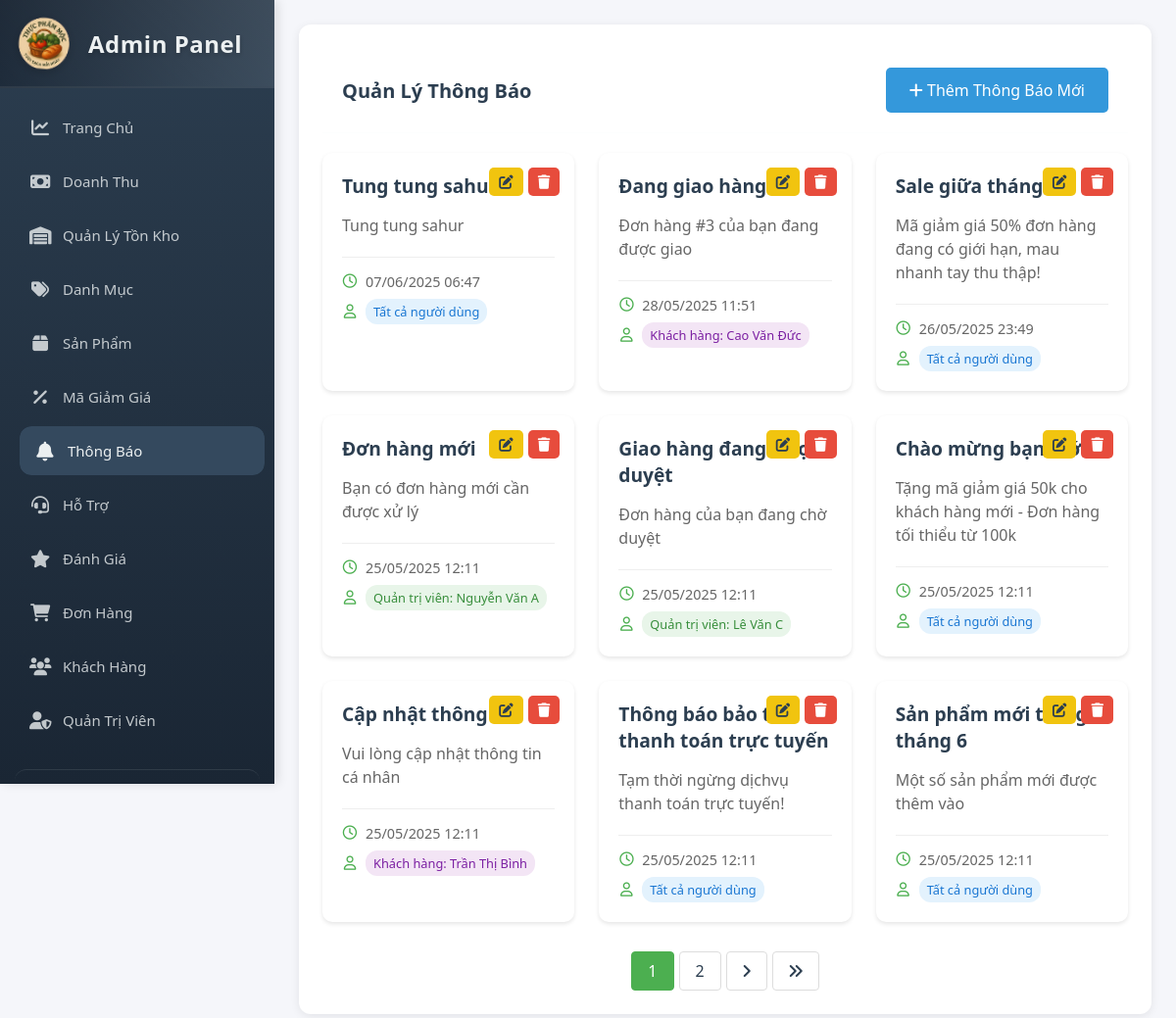
The app's page /QL_ThucPham/admin/notifications.php (signed in) with its own data.
### tables this page shows
CREATE TABLE `notifications` (
  `notification_id` int(11) NOT NULL,
  `subject` varchar(255) NOT NULL,
  `message` text NOT NULL,
  `recipient_type` varchar(50) NOT NULL DEFAULT 'all',
  `recipient_id` int(11) DEFAULT NULL,
  `notification_type` enum('system','order','promotion','support') NOT NULL DEFAULT 'system',
  `created_at` timestamp NOT NULL DEFAULT current_timestamp(),
  `read_at` timestamp NULL DEFAULT NULL
);

### QL_ThucPham/admin/notifications.php (the view, shortened to what this page needs)
<?php
$conn = getDBConnection();
$items_per_page = 9;
$page = isset($_GET['page']) ? (int)$_GET['page'] : 1;
$offset = ($page - 1) * $items_per_page;
$total_notifications = $conn->query("SELECT COUNT(*) as total FROM notifications")->fetch_assoc()['total'];
$total_pages = ceil($total_notifications / $items_per_page);
$notifications = $conn->query("
    SELECT n.*,
           CASE
               WHEN n.recipient_type = 'customer' THEN c.name
               WHEN n.recipient_type = 'admin' THEN a.name
               ELSE NULL
           END as recipient_name
    FROM notifications n
    LEFT JOIN customers c ON n.recipient_type = 'customer' AND n.recipient_id = c.customer_id
    LEFT JOIN administrators a ON n.recipient_type = 'admin' AND n.recipient_id = a.admin_id
    ORDER BY n.created_at DESC
    LIMIT $offset, $items_per_page
");
?>
<!DOCTYPE html>
<html lang="vi">
<head>
    <link rel="stylesheet" href="assets/css/admin-style.css">
    <link rel="stylesheet" href="https://cdnjs.cloudflare.com/ajax/libs/font-awesome/6.0.0/css/all.min.css">
</head>
<body>
    <div class="admin-container">
        <?php include 'sidebar.php'; ?>
        <main class="main-content">
            <div class="card">
                <div class="card-header">
                    <h2 class="card-title">Quản Lý Thông Báo</h2>
                    <button class="btn btn-primary" onclick="showAddNotificationForm()">
                        <i class="fas fa-plus"></i> Thêm Thông Báo Mới
                    </button>
                </div>
                <div class="notifications-grid">
                    <?php while ($notification = $notifications->fetch_assoc()): ?>
                        <div class="notification-card">
                            <div class="actions">
                                <button class="btn btn-warning" onclick='showEditNotificationForm(<?php echo json_encode($notification); ?>)'>
                                    <i class="fas fa-edit"></i>
                                </button>
                                <button class="btn btn-danger" onclick="confirmDeleteNotification(<?php echo $notification['notification_id']; ?>)">
                                    <i class="fas fa-trash"></i>
                                </button>
                            </div>
                            <h3><?php echo htmlspecialchars($notification['subject']); ?></h3>
                            <div class="notification-info">
                                <p><?php echo htmlspecialchars($notification['message']); ?></p>
                            </div>
                            <div class="notification-meta">
                                <div class="meta-item">
                                    <i class="far fa-clock"></i>
                                    <?php echo date('d/m/Y H:i', strtotime($notification['created_at'])); ?>
                                </div>
                                <div class="meta-item">
                                    <i class="far fa-user"></i>
                                    <?php
                                    if ($notification['recipient_type'] === 'all') {
                                        echo '<span class="recipient-badge recipient-all">Tất cả người dùng</span>';
                                    } elseif ($notification['recipient_type'] === 'customer') {
                                        echo '<span class="recipient-badge recipient-customer">Khách hàng: ' .
                                             htmlspecialchars($notification['recipient_name'] ?? 'Không tồn tại') . '</span>';
                                    } else {
                                        echo '<span class="recipient-badge recipient-admin">Quản trị viên: ' .
                                             htmlspecialchars($notification['recipient_name'] ?? 'Không tồn tại') . '</span>';
                                    }
                                    ?>
                                </div>
                            </div>
                        </div>
                    <?php endwhile; ?>
                </div>
                <?php if ($total_pages > 1): ?>
                    <div class="pagination">
                        <?php
                        $start_page = max(1, $page - 2);
                        $end_page = min($total_pages, $page + 2);
                        for ($i = $start_page; $i <= $end_page; $i++):
                        ?>
                            <?php if ($i == $page): ?>
                                <span class="active"><?php echo $i; ?></span>
                            <?php else: ?>
                                <a href="?page=<?php echo $i; ?>"><?php echo $i; ?></a>
                            <?php endif; ?>
                        <?php endfor; ?>
                        <?php if ($page < $total_pages): ?>
                            <a href="?page=<?php echo $page + 1; ?>" title="Trang sau"><i class="fas fa-angle-right"></i></a>
                            <a href="?page=<?php echo $total_pages; ?>" title="Trang cuối"><i class="fas fa-angle-double-right"></i></a>
                        <?php endif; ?>
                    </div>
                <?php endif; ?>
            </div>
        </main>
    </div>
</body>
</html>

### QL_ThucPham/admin/assets/css/admin-style.css (style rules this page uses)
:root { --primary-color: #2c3e50; --secondary-color: #34495e; --accent-color: #3498db; --success-color: #2ecc71; --danger-color: #e74c3c; --warning-color: #f1c40f; --text-color: #2c3e50; --light-bg: #f5f6fa; --white: #ffffff; --shadow: 0 2px 4px rgba(0,0,0,0.1); }
* { margin: 0; padding: 0; box-sizing: border-box; font-family: 'Segoe UI', Tahoma, Geneva, Verdana, sans-serif; }
body { background-color: var(--light-bg); color: var(--text-color); }
.admin-container { display: flex; min-height: 100vh; }
.main-content { flex: 1; padding: 2rem; margin-left: 250px; }
.card { background: var(--white); border-radius: 10px; padding: 1.5rem; margin-bottom: 1.5rem; box-shadow: var(--shadow); }
.card-header { display: flex; justify-content: space-between; align-items: center; margin-bottom: 1.5rem; }
.card-title { font-size: 1.25rem; color: var(--primary-color); }
.btn { padding: 0.75rem 1.5rem; border: none; border-radius: 5px; cursor: pointer; font-size: 1rem; transition: all 0.3s ease; }
.btn-primary { background-color: var(--accent-color); color: var(--white); }
.btn-danger { background-color: var(--danger-color); color: var(--white); }
.btn-warning { background-color: var(--warning-color); color: var(--text-color); }

### QL_ThucPham/admin/assets/css/admin-sidebar.css (style rules this page uses)
:root { --primary-color: #2c3e50; --primary-light: #3c526d; --primary-dark: #1a2634; --secondary-color: #34495e; --accent-color: #3498db; --hover-color: #2980b9; --text-light: #ecf0f1; --text-dark: #2c3e50; --border-color: rgba(236, 240, 241, 0.1); --bg-light: #f5f6fa; --bg-dark: #2c3e50; --danger-color: #e74c3c; --success-color: #2ecc71; --menu-item-height: 50px; --transition-speed: 0.3s; --sidebar-width: 280px; }
* { margin: 0; padding: 0; box-sizing: border-box; }
body { font-family: 'Segoe UI', Tahoma, Geneva, Verdana, sans-serif; background-color: var(--bg-light); min-height: 100vh; display: flex; }
.main-content { margin-left: var(--sidebar-width); padding: 25px; min-height: 100vh; width: calc(100% - var(--sidebar-width)); background-color: var(--bg-light); transition: margin-left var(--transition-speed); }
.card { background: white; border-radius: 12px; box-shadow: 0 2px 10px rgba(0, 0, 0, 0.08); margin-bottom: 25px; overflow: hidden; }
.card-header { padding: 20px; border-bottom: 1px solid var(--border-color); background: white; }

### QL_ThucPham/admin/notifications.php (style rules this page uses)
.main-content { padding: 2rem; background-color: #f8f9fa; }
.notifications-grid { display: grid; grid-template-columns: repeat(3, 1fr); gap: 25px; margin-bottom: 30px; }
.notification-card { background: white; border-radius: 10px; padding: 20px; box-shadow: 0 2px 4px rgba(0,0,0,0.1); transition: transform 0.3s ease, box-shadow 0.3s ease; position: relative; overflow: hidden; }
.notification-card h3 { color: #2c3e50; margin: 0 0 15px 0; font-size: 1.2rem; display: flex; justify-content: space-between; align-items: center; }
.notification-card .actions { position: absolute; top: 15px; right: 15px; display: flex; gap: 5px; }
.notification-card .btn { padding: 5px 10px; font-size: 0.9rem; }
.notification-info { margin-bottom: 15px; padding-bottom: 15px; border-bottom: 1px solid #eee; }
.notification-info p { margin: 5px 0; color: #666; line-height: 1.5; max-height: 4.5em; overflow: hidden; text-overflow: ellipsis; display: -webkit-box; -webkit-line-clamp: 3; -webkit-box-orient: vertical; }
.notification-meta { display: flex; flex-direction: column; gap: 8px; font-size: 0.9rem; color: #666; }
.meta-item { display: flex; align-items: center; gap: 8px; }
.meta-item i { width: 16px; text-align: center; color: #4CAF50; }
.card-header { margin-bottom: 20px; display: flex; justify-content: space-between; align-items: center; }
.pagination { display: flex; justify-content: center; align-items: center; margin-top: 20px; gap: 5px; }
.pagination a, .pagination span { padding: 8px 16px; border: 1px solid #ddd; border-radius: 4px; color: #2c3e50; text-decoration: none; transition: all 0.3s ease; }
.pagination .active { background-color: #4CAF50; color: white; border-color: #4CAF50; }
.recipient-badge { display: inline-block; padding: 4px 8px; border-radius: 12px; font-size: 0.8rem; font-weight: 500; }
.recipient-all { background: #e3f2fd; color: #1976d2; }
.recipient-customer { background: #f3e5f5; color: #7b1fa2; }
.recipient-admin { background: #e8f5e9; color: #388e3c; }

### records on screen
notifications: subject "Tung tung sahur", message "Tung tung sahur", created_at "07/06/2025 06:47", recipient_type "Tất cả người dùng"
notifications: subject "Đang giao hàng", message "Đơn hàng #3 của bạn đang được giao", created_at "28/05/2025 11:51", recipient_name "Cao Văn Đức"
notifications: subject "Sale giữa tháng", message "Mã giảm giá 50% đơn hàng đang có giới hạn, mau nhanh tay thu thập!", created_at "26/05/2025 23:49", recipient_type "Tất cả người dùng"
notifications: subject "Đơn hàng mới", message "Bạn có đơn hàng mới cần được xử lý", created_at "25/05/2025 12:11", recipient_name "Nguyễn Văn A"
notifications: subject "Giao hàng đang được duyệt", message "Đơn hàng của bạn đang chờ duyệt", created_at "25/05/2025 12:11", recipient_name "Lê Văn C"
notifications: subject "Chào mừng bạn mới !", message "Tặng mã giảm giá 50k cho khách hàng mới - Đơn hàng tối thiểu từ 100k", created_at "25/05/2025 12:11", recipient_type "Tất cả người dùng"
notifications: subject "Cập nhật thông tin", message "Vui lòng cập nhật thông tin cá nhân", created_at "25/05/2025 12:11", recipient_name "Trần Thị Bình"
notifications: subject "Thông báo bảo trì thanh toán trực tuyến", message "Tạm thời ngừng dịchvụ thanh toán trực tuyến!", created_at "25/05/2025 12:11", recipient_type "Tất cả người dùng"
notifications: subject "Sản phẩm mới trong tháng 6", message "Một số sản phẩm mới được thêm vào", created_at "25/05/2025 12:11", recipient_type "Tất cả người dùng"
